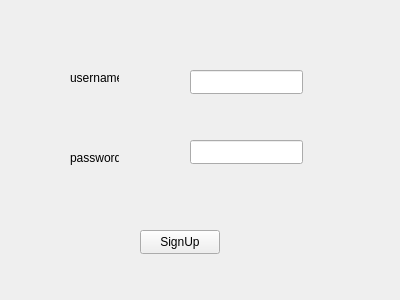
<?xml version="1.0" encoding="UTF-8"?>
<ui version="4.0">
 <class>SignUp</class>
 <widget class="QWidget" name="SignUp">
  <property name="geometry">
   <rect>
    <x>0</x>
    <y>0</y>
    <width>400</width>
    <height>300</height>
   </rect>
  </property>
  <property name="windowTitle">
   <string>Form</string>
  </property>
  <widget class="QLineEdit" name="username">
   <property name="geometry">
    <rect>
     <x>190</x>
     <y>70</y>
     <width>113</width>
     <height>24</height>
    </rect>
   </property>
  </widget>
  <widget class="QLineEdit" name="lineEdit_2">
   <property name="geometry">
    <rect>
     <x>190</x>
     <y>140</y>
     <width>113</width>
     <height>24</height>
    </rect>
   </property>
  </widget>
  <widget class="QLabel" name="label">
   <property name="geometry">
    <rect>
     <x>70</x>
     <y>70</y>
     <width>49</width>
     <height>16</height>
    </rect>
   </property>
   <property name="text">
    <string>username</string>
   </property>
  </widget>
  <widget class="QLabel" name="label_2">
   <property name="geometry">
    <rect>
     <x>70</x>
     <y>150</y>
     <width>49</width>
     <height>16</height>
    </rect>
   </property>
   <property name="text">
    <string>password</string>
   </property>
  </widget>
  <widget class="QPushButton" name="SignUpButton">
   <property name="geometry">
    <rect>
     <x>140</x>
     <y>230</y>
     <width>80</width>
     <height>24</height>
    </rect>
   </property>
   <property name="text">
    <string>SignUp</string>
   </property>
  </widget>
 </widget>
 <resources/>
 <connections/>
</ui>
